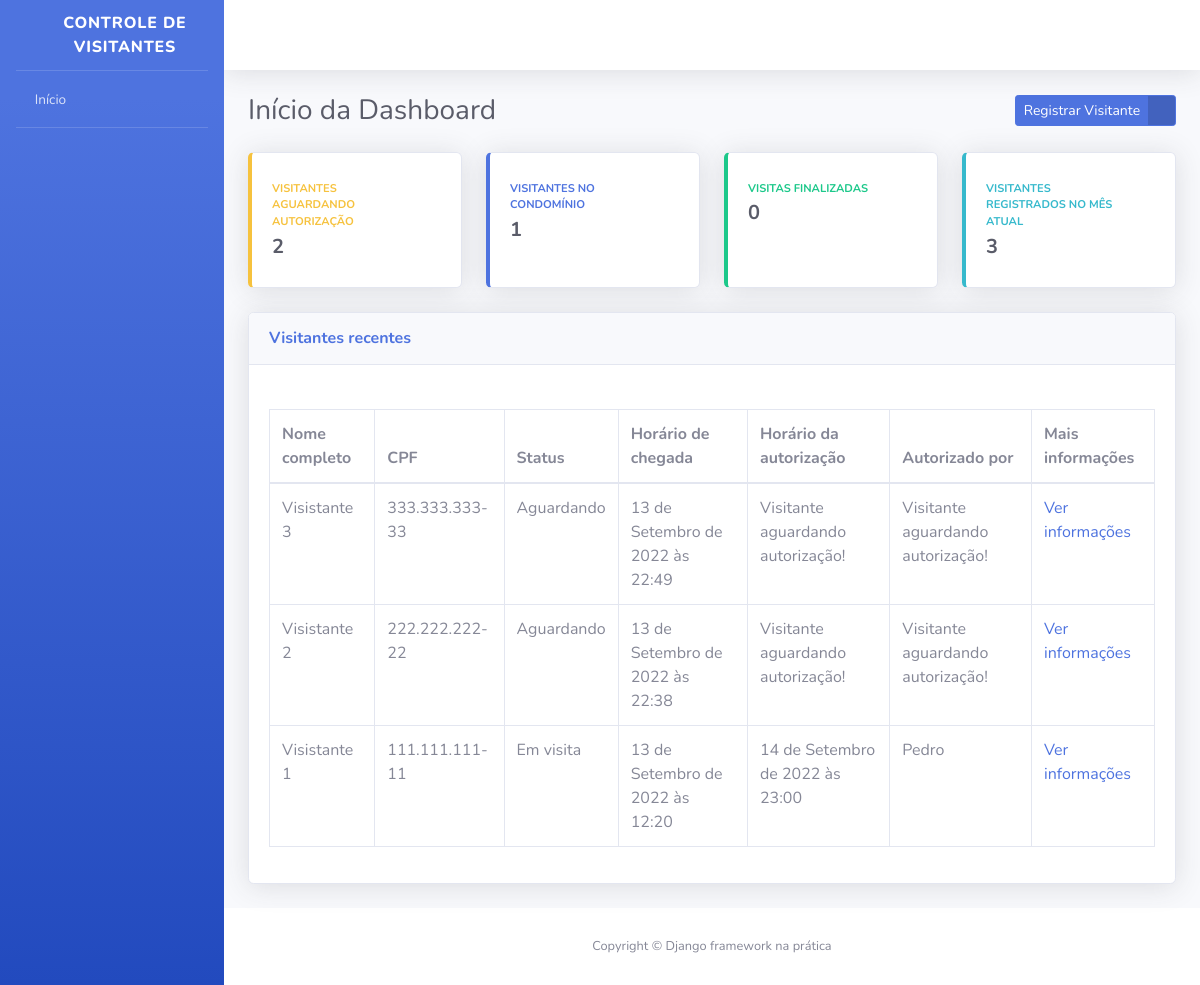
The app's page / (signed in), older data.
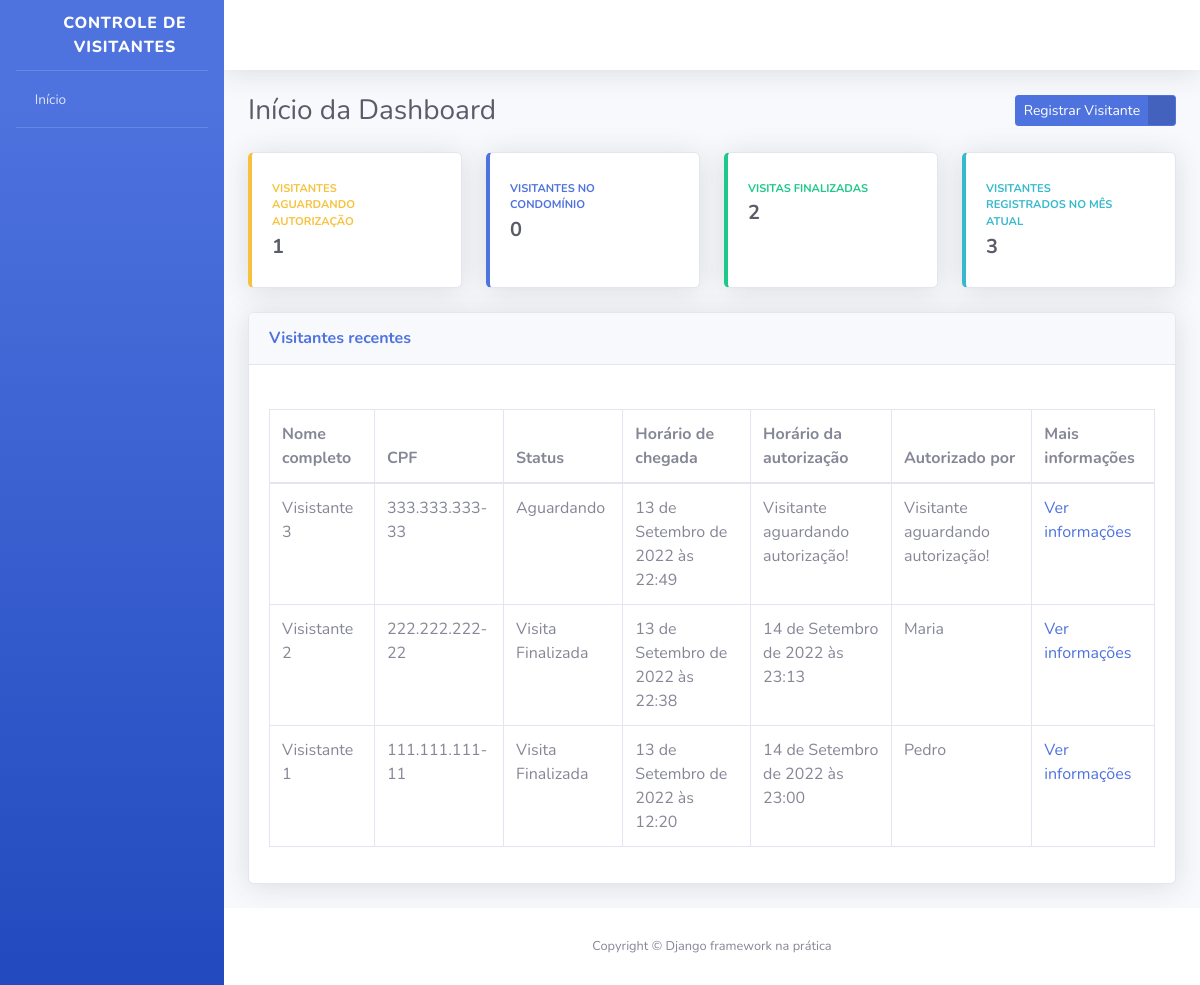
The same page, newer data.
### apps/visitantes/models.py (models this page shows, shortened)
class Visitante(models.Model):
    STATUS_VISITANTE = [
        ("AGUARDANDO", "Aguardando"),
        ("EM_VISITA", "Em visita"),
        ("FINALIZADO", "Visita Finalizada")
        ]
    status = models.CharField(verbose_name="Status", max_length=10, choices=STATUS_VISITANTE, default="AGUARDANDO")
    nome_completo = models.CharField(verbose_name="Nome completo do visitante", max_length=194)
    cpf = models.CharField(verbose_name="CPF", max_length=11)
    data_nascimento = models.DateField(verbose_name="Data de nascimento", auto_now=False, auto_now_add=False)
    numero_casa = models.PositiveBigIntegerField(verbose_name="Número da casa")
    placa_veiculo = models.CharField(verbose_name="Placa do veículo", max_length=7, blank=True, null=True)
    horario_chegada = models.DateTimeField(verbose_name="Horário de chegada", auto_now_add=True)
    horario_saida = models.DateTimeField(verbose_name="Horário de saída", auto_now=False, blank=True, null=True)
    horario_autorizacao = models.DateTimeField(verbose_name="Horário de autorização da entrada", auto_now=False, blank=True, null=True)
    morador_responsavel = models.CharField(verbose_name="Morador responsável por autorizar a entrada do visitante", max_length=194, blank=True)
    registrado_por = models.ForeignKey("porteiros.Porteiro", verbose_name="Reponsável pelo registro", on_delete=models.PROTECT)
    def get_horario_autorizacao(self):
        if self.horario_autorizacao:
            return self.horario_autorizacao
        return "Visitante aguardando autorização!"
    def get_morador_responsavel(self):
        if self.morador_responsavel:
            return self.morador_responsavel
        return "Visitante aguardando autorização!"
    def get_cpf(self):
        if self.cpf:
            cpf = str(self.cpf)
            cpf_parte_1 = cpf[0:3]
            cpf_parte_2 = cpf[3:6]
            cpf_parte_3 = cpf[6:9]
            cpf_parte_4 = cpf[9:]
            cpf_formatado = f"{cpf_parte_1}.{cpf_parte_2}.{cpf_parte_3}-{cpf_parte_4}"
            return cpf_formatado
    class Meta:
        verbose_name = "Visitante"
        verbose_name_plural = "Visitantes"
        db_table = "visitante"

### apps/dashboard/views.py (the view)
# urls.py: path("", index, name="index"),
@login_required
def index(request):
    todos_visitantes = Visitante.objects.order_by("-horario_chegada")
    visitantes_aguardando = todos_visitantes.filter(status = "AGUARDANDO")
    visitantes_em_visita = todos_visitantes.filter(status = "EM_VISITA")
    visitantes_finalizado = todos_visitantes.filter(status ="FINALIZADO")
    hora_atual = timezone.now()
    mes_atual = hora_atual.month
    visitantes_mes = todos_visitantes.filter(horario_chegada__month = mes_atual)
    context = {
        'nome_pagina': "Início da Dashboard",
        'todos_visitantes': todos_visitantes,
        'visitantes_aguardando': visitantes_aguardando.count(),
        'visitantes_em_visita': visitantes_em_visita.count(),
        'visitantes_finalizado': visitantes_finalizado.count(),
        'visitantes_mes': visitantes_mes.count(),
        }
    return render(request, "index.html", context)

### templates/index.html (shortened to what this page needs)
{% extends 'base.html' %}
{% block conteudo %}
<div class="container-fluid">
    <div class="d-sm-flex align-items-center justify-content-between mb-4">
        <h1 class="h3 mb-0 text-gray-800">{{ nome_pagina }}</h1>
        <a href="{% url 'registrar_visitante' %}" class="btn btn-primary btn-icon-split btn-sm">
            <span class="text">Registrar Visitante</span>
            <span class="icon text-white-50">
                <i class="fas fa-user-plus"></i>
            </span>
        </a>
    </div>
    <div class="row">
        <div class="col-xl-3 col-md-6 mb-4">
            <div class="card border-left-warning shadow h-100 py-2">
                <div class="card-body">
                    <div class="row no-gutters align-items-center">
                        <div class="col mr-2">
                            <div class="text-xs font-weight-bold text-warning text-uppercase mb-1">Visitantes aguardando autorização</div>
                            <div class="h5 mb-0 font-weight-bold text-gray-800">{{ visitantes_aguardando }}</div>
                        </div>
                        <div class="col-auto">
                            <i class="fas fa-user-lock fa-2x text-gray-300"></i>
                        </div>
                    </div>
                </div>
            </div>
        </div>
        <div class="col-xl-3 col-md-6 mb-4">
            <div class="card border-left-primary shadow h-100 py-2">
                <div class="card-body">
                    <div class="row no-gutters align-items-center">
                        <div class="col mr-2">
                            <div class="text-xs font-weight-bold text-primary text-uppercase mb-1">Visitantes no condomínio</div>
                            <div class="h5 mb-0 font-weight-bold text-gray-800">{{ visitantes_em_visita }}</div>
                        </div>
                        <div class="col-auto">
                            <i class="fas fa-user-clock fa-2x text-gray-300"></i>
                        </div>
                    </div>
                </div>
            </div>
        </div>
        <div class="col-xl-3 col-md-6 mb-4">
            <div class="card border-left-success shadow h-100 py-2">
                <div class="card-body">
                    <div class="row no-gutters align-items-center">
                        <div class="col mr-2">
                            <div class="text-xs font-weight-bold text-success text-uppercase mb-1">Visitas finalizadas</div>
                            <div class="h5 mb-0 font-weight-bold text-gray-800">{{ visitantes_finalizado }}</div>
                        </div>
                        <div class="col-auto">
                            <i class="fas fa-user-check fa-2x text-gray-300"></i>
                        </div>
                    </div>
                </div>
            </div>
        </div>
        <div class="col-xl-3 col-md-6 mb-4">
            <div class="card border-left-info shadow h-100 py-2">
                <div class="card-body">
                    <div class="row no-gutters align-items-center">
                        <div class="col mr-2">
                            <div class="text-xs font-weight-bold text-info text-uppercase mb-1">Visitantes registrados no mês atual</div>
                            <div class="h5 mb-0 font-weight-bold text-gray-800">{{ visitantes_mes }}</div>
                        </div>
                        <div class="col-auto">
                            <i class="fas fa-users fa-2x text-gray-300"></i>
                        </div>
                    </div>
                </div>
            </div>
        </div>
    </div>
    <div class="card shadow mb-4">
        <div class="card-header py-3 d-sm-flex align-items-center justify-content-between mb-4">
            <h6 class="m-0 font-weight-bold text-primary">Visitantes recentes</h6>
        </div>
        <div class="card-body">
            <div class="table-responsive">
                <table class="table table-bordered">
                    <thead>
                        <th>Nome completo</th>
                        <th>CPF</th>
                        <th>Status</th>
                        <th>Horário de chegada</th>
                        <th>Horário da autorização</th>
                        <th>Autorizado por</th>
                        <th>Mais informações</th>
                    </thead>
                    <tbody>
                        {% for visitante in todos_visitantes %}
                            <tr>
                                <td>{{ visitante.nome_completo }}</td>
                                <td>{{ visitante.get_cpf }}</td>
                                <td>{{ visitante.get_status_display }}</td>
                                <td>{{ visitante.horario_chegada }}</td>
                                <td>{{ visitante.get_horario_autorizacao }}</td>
                                <td>{{ visitante.get_morador_responsavel }}</td>
                                <td>
                                    <a href="{% url 'informacoes_visitante' id=visitante.id %}">
                                        Ver informações
                                    </a>
                                </td>
                            </tr>
                        {% endfor%}
                    </tbody>
                </table>
            </div>
        </div>
    </div>
</div>
{% endblock conteudo %}

### templates/base.html (shortened to what this page needs)
{% load static %}
<!DOCTYPE html>
<html lang="pt-br">
    <head>
        <link href=" {% static 'css/sb-admin-2.min.css' %}" rel="stylesheet">
        <link href="{% static 'vendor/fontawesome-free/css/all.min.css' %}" rel="stylesheet" type="text/css">
    </head>
    <body id="page-top">
        <div id="wrapper">
            <ul class="navbar-nav bg-gradient-primary sidebar sidebar-dark accordion" id="accordionSidebar">
                <a class="sidebar-brand d-flex align-items-center justify-content-center" href="#">
                    <div class="sidebar-brand-icon rotate-n-15">
                        <i class="fas fa-user-shield"></i>
                    </div>
                    <div class="sidebar-brand-text">Controle de Visitantes</div>
                </a>
                <hr class="sidebar-divider my-0">
                <li class="nav-item">
                    <a class="nav-link" href="{% url 'index' %}">
                        <i class="fas fa-home"></i>
                        <span>Início</span>
                    </a>
                </li>
                <hr class="sidebar-divider">
            </ul>
            <div id="content-wrapper" class="d-flex flex-column">
                <div id="content">
                    <nav class="navbar navbar-expand navbar-light bg-white topbar mb-4 static-top shadow">
                        <ul class="navbar-nav ml-auto">
                            <li class="nav-item dropdown no-arrow">
                                <a class="nav-link dropdown-toggle" href="#" id="userDropdown" role="button" data-toggle="dropdown" aria-haspopup="true" aria-expanded="false">
                                    <span class="mr-2 d-none d-lg-inline text-gray-800 small">
                                        <i class="fas fa-cog"></i>
                                    </span>
                                </a>
                            </li>
                        </ul>
                    </nav>
                    {% block conteudo %}
                    {% endblock conteudo %}
                    <footer class="sticky-footer bg-white">
                        <div class="container my-auto">
                            <div class="copyright text-center my-auto">
                                <span>Copyright © Django framework na prática</span>
                            </div>
                        </div>
                    </footer>
                </div>
            </div>
        </div>
    </body>
</html>

Row changes from the older to the newer data that the page shows:
changed Visitante "Visistante 2": status "Aguardando" → "Visita Finalizada"; get_horario_autorizacao "Visitante aguardando autorização!" → "14 de Setembro de 2022 às 23:13"; get_morador_responsavel "Visitante aguardando autorização!" → "Maria"
changed Visitante "Visistante 1": status "Em visita" → "Visita Finalizada"
Text that changed along with them:
{{ visitantes_aguardando }}: "2" → "1"
{{ visitantes_em_visita }}: "1" → "0"
{{ visitantes_finalizado }}: "0" → "2"
